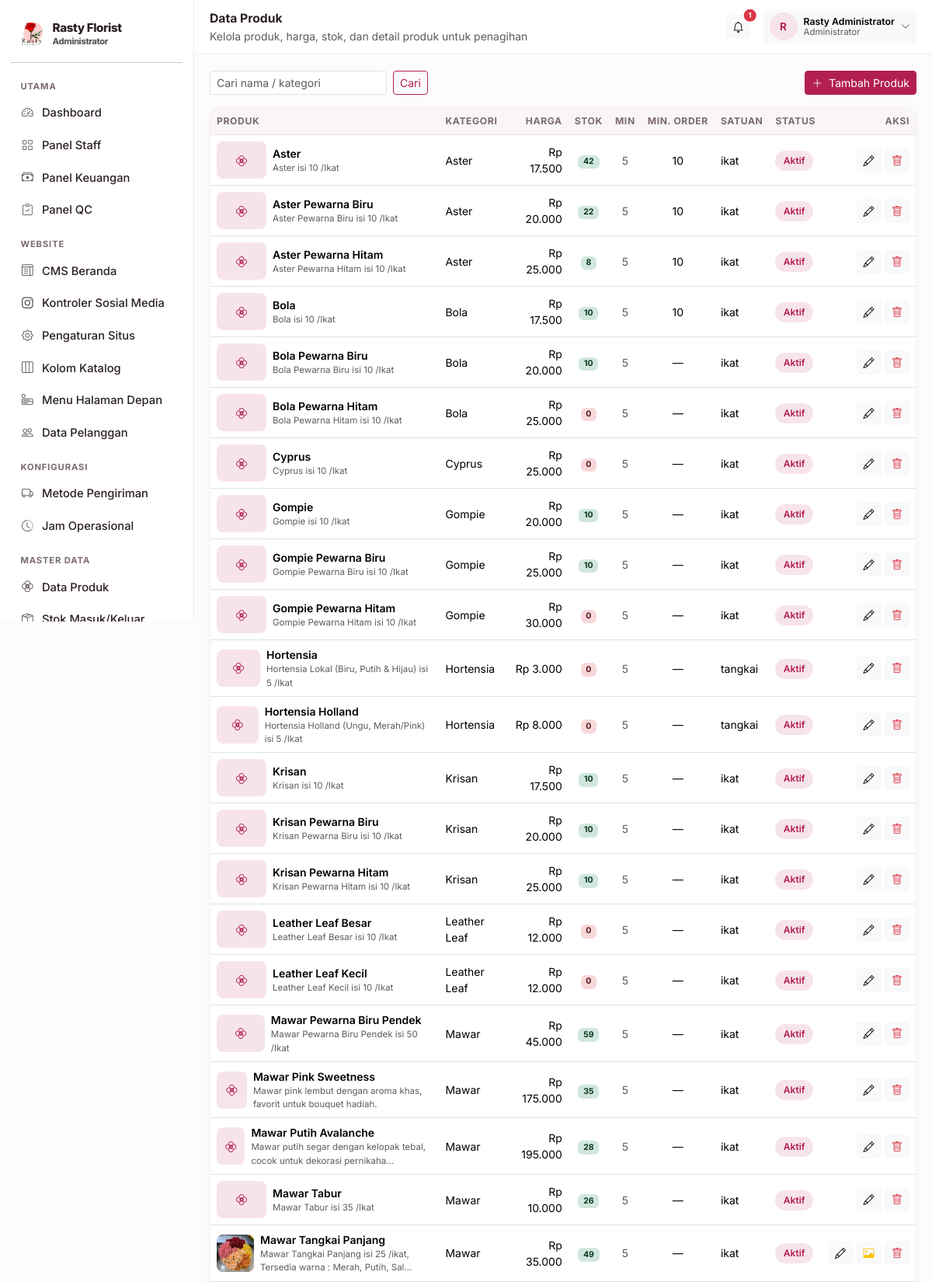
The app's page /keuangan/produk (signed in, upper part) with its own data.
### tables this page shows
CREATE TABLE settings (
    key TEXT PRIMARY KEY,
    value TEXT
);

CREATE TABLE users (
    id INTEGER PRIMARY KEY AUTOINCREMENT,
    username TEXT UNIQUE NOT NULL,
    password_hash TEXT NOT NULL,
    nama TEXT NOT NULL,
    role TEXT NOT NULL,
    telepon TEXT DEFAULT '',
    email TEXT DEFAULT '',
    alamat TEXT DEFAULT '',
    aktif INTEGER NOT NULL DEFAULT 1,
    created_at TEXT NOT NULL
);

CREATE TABLE products (
    id INTEGER PRIMARY KEY AUTOINCREMENT,
    nama TEXT NOT NULL,
    deskripsi TEXT DEFAULT '',
    kategori TEXT DEFAULT 'Bunga Potong',
    harga INTEGER NOT NULL DEFAULT 0,
    stok INTEGER NOT NULL DEFAULT 0,
    stok_minimum INTEGER DEFAULT 5,
    satuan TEXT DEFAULT 'ikat',
    gambar TEXT DEFAULT '',
    aktif INTEGER NOT NULL DEFAULT 1,
    created_at TEXT NOT NULL
, min_order INTEGER NOT NULL DEFAULT 0, deskripsi_panjang TEXT DEFAULT '', rekomendasi TEXT DEFAULT '', ketentuan TEXT DEFAULT '');

### blueprints/finance.py (the view, shortened to what this page needs)
@bp.route("/produk", methods=["GET", "POST"])
@helpers.feature_required("produk")
def products():
    q = request.args.get("q", "").strip()
    sql = "SELECT * FROM products WHERE 1=1"
    args = []
    if q:
        sql += " AND (nama LIKE ? OR kategori LIKE ?)"
        args += ["%" + q + "%"] * 2
    sql += " ORDER BY nama"
    return render_template("finance/products.html", rows=database.query(sql, args), q=q)

### blueprints/finance.py (called while the page is built)
@bp.before_request
@helpers.role_required("staff_keuangan", "administrator")
def guard():
    pass

### db.py (called while the page is built)
def invoice_logo_px(settings=None):
    ukuran = (settings or all_settings()).get("invoice_logo_ukuran", "sedang")
    for kunci, _label, px in INVOICE_LOGO_UKURAN:
        if kunci == ukuran:
            return px
    return 64

def katalog_dari(settings):
    return {key: settings.get(key, "1") == "1" for key, _label, _ket in KATALOG_SEKSI}

def pengiriman_metode(settings=None):
    data = settings or all_settings()
    aktif = [label for key, label, _ket in PENGIRIMAN_METODE
             if data.get(key, "1") == "1"]
    return aktif or [PENGIRIMAN_METODE[1][1]]

def jam_harian(settings=None):
    data = settings or all_settings()
    hasil = {}
    for key, _label in HARI:
        buka, tutup = JAM_BAWAAN[key]
        hasil[key] = (data.get("jam_buka_" + key, buka), data.get("jam_tutup_" + key, tutup))
    return hasil

def jam_dari(settings):
    return {key: (settings.get("jam_buka_" + key, JAM_BAWAAN[key][0]),
                  settings.get("jam_tutup_" + key, JAM_BAWAAN[key][1]))
            for key, _label in HARI}

def _jam_teks(nilai):
    return nilai.replace(":", ".")

def jam_daftar(settings=None):
    data = settings or all_settings()
    jam = jam_dari(data)
    rows = []
    for key, label in HARI:
        buka, tutup = jam[key]
        rows.append({
            "key": key,
            "label": label,
            "buka": buka,
            "tutup": tutup,
            "tutup_hari": buka == tutup or not buka or not tutup,
            "teks": "%s – %s WIB" % (_jam_teks(buka), _jam_teks(tutup)),
        })
    return rows

def jam_ringkas(settings=None):
    rows = jam_daftar(settings)
    grup = []
    for row in rows:
        nilai = "Tutup" if row["tutup_hari"] else row["teks"]
        if grup and grup[-1][1] == nilai:
            grup[-1][2] = row["label"]
        else:
            grup.append([row["label"], nilai, row["label"]])
    hasil = []
    for awal, nilai, akhir in grup:
        label = awal if awal == akhir else "%s – %s" % (awal, akhir)
        hasil.append((label, nilai))
    return hasil

def sameday_hari(settings=None):
    data = settings or all_settings()
    try:
        daftar = json.loads(data.get("sameday_hari", "[]"))
    except (TypeError, ValueError):
        daftar = []
    kunci = [key for key, _label in HARI]
    return [k for k in daftar if k in kunci]

### templates/finance/products.html (shortened to what this page needs)
{% extends "panel_base.html" %}
{% block heading %}Data Produk{% endblock %}
{% block subheading %}Kelola produk, harga, stok, dan detail produk untuk penagihan{% endblock %}
{% block content %}
<div class="d-flex flex-wrap gap-2 justify-content-between mb-3">
  <form class="d-flex gap-2" method="get">
    <input name="q" class="form-control form-control-sm" placeholder="Cari nama / kategori" value="{{ q }}">
    <button class="btn btn-sm btn-outline-rf">Cari</button>
  </form>
  <button class="btn btn-primary btn-sm" onclick="openProduct()">
    <i class="bi bi-plus-lg me-1"></i> Tambah Produk
  </button>
</div>
<div class="rf-card p-0 overflow-hidden">
  <div class="table-responsive">
    <table class="table table-rf align-middle mb-0">
      <thead><tr><th>Produk</th><th>Kategori</th><th class="text-end">Harga</th>
        <th class="text-center">Stok</th><th class="text-center">Min</th><th class="text-center">Min. Order</th>
        <th>Satuan</th><th>Status</th><th class="text-end">Aksi</th></tr></thead>
      <tbody>
        {% for p in rows %}
        <tr>
          <td class="small fw-semibold">
            <div class="d-flex align-items-center gap-2">
              {% if p.gambar %}
                <img src="{{ url_for('static', filename='uploads/' ~ p.gambar) }}" class="rf-thumb" alt="">
              {% else %}
                <div class="rf-thumb d-flex align-items-center justify-content-center text-rf"><i class="bi bi-flower2"></i></div>
              {% endif %}
              <div>
                <div class="fw-semibold">{{ p.nama }}</div>
                <div class="text-muted fw-normal" style="font-size:.72rem">{{ p.deskripsi[:70] }}{% if p.deskripsi|length > 70 %}...{% endif %}</div>
              </div>
            </div>
          </td>
          <td class="small">{{ p.kategori }}</td>
          <td class="text-end small">{{ rupiah(p.harga) }}</td>
          <td class="text-center small">
            <span class="badge {{ 'bg-danger-subtle text-danger-emphasis' if p.stok <= p.stok_minimum else 'bg-success-subtle text-success-emphasis' }}">{{ p.stok }}</span>
          </td>
          <td class="text-center small text-muted">{{ p.stok_minimum }}</td>
          <td class="text-center small">{{ p.min_order or '—' }}</td>
          <td class="small">{{ p.satuan }}</td>
          <td><span class="rf-chip {{ 'gray' if not p.aktif }}">{{ 'Aktif' if p.aktif else 'Nonaktif' }}</span></td>
          <td class="text-end text-nowrap">
            <button class="btn btn-sm btn-light" onclick='openProduct({{ p|tojson }})' title="Ubah"><i class="bi bi-pencil"></i></button>
            {% if p.gambar %}
            <form method="post" action="{{ url_for('finance.product_photo_delete', pid=p.id) }}" class="d-inline"
                  onsubmit="return confirm('Hapus foto produk {{ p.nama }}?')">
              <button class="btn btn-sm btn-light text-warning" title="Hapus foto"><i class="bi bi-image"></i></button>
            </form>
            {% endif %}
            <form method="post" action="{{ url_for('finance.product_delete', pid=p.id) }}" class="d-inline"
                  onsubmit="return confirm('Hapus produk {{ p.nama }}?')">
              <button class="btn btn-sm btn-light text-danger" title="Hapus"><i class="bi bi-trash"></i></button>
            </form>
          </td>
        </tr>
        {% else %}
        <tr><td colspan="9"><div class="rf-empty">Belum ada produk.</div></td></tr>
        {% endfor %}
      </tbody>
    </table>
  </div>
</div>
{% endblock %}

### templates/panel_base.html (shortened to what this page needs)
<!doctype html>
<html lang="id">
<head>
  <link href="https://cdn.jsdelivr.net/npm/bootstrap@5.3.3/dist/css/bootstrap.min.css" rel="stylesheet">
  <link href="https://cdn.jsdelivr.net/npm/bootstrap-icons@1.11.3/font/bootstrap-icons.min.css" rel="stylesheet">
</head>
<body>
<div class="rf-shell">
  <aside class="rf-sidebar" id="rfSidebar">
    <a href="{{ panel_url }}" class="d-flex align-items-center gap-2 rf-brand px-2 py-2 mb-2">
      {% if settings.logo %}
        <img src="{{ url_for('static', filename='uploads/' + settings.logo) }}" alt="Logo">
      {% else %}
        <span class="rf-brand-mark">R</span>
      {% endif %}
      <div>
        <div style="font-size:.95rem;line-height:1.1">{{ settings.nama_toko }}</div>
        <div class="small text-muted" style="font-size:.7rem">{{ ROLE_LABEL.get(current_user.role, '') }}</div>
      </div>
    </a>
    <hr class="my-2">
    <ul class="nav flex-column">
      {% for grup, item_menu in menu %}
        {% set visible = item_menu | selectattr('2', 'in', features_aktif) | list %}
        {% if visible %}
          <li class="rf-sidebar-head">{{ grup }}</li>
          {% for label, endpoint, fitur, ikon in visible %}
          <li class="nav-item">
            <a class="nav-link {% if request.endpoint == endpoint %}active{% endif %}" href="{{ url_for(endpoint) }}">
              <span class="rf-ico"><i class="bi bi-{{ ikon }}"></i></span>
              <span>{{ label }}</span>
            </a>
          </li>
          {% endfor %}
        {% endif %}
      {% endfor %}
    </ul>
  </aside>
  <div class="rf-main">
    <div class="rf-topbar">
      <div class="flex-grow-1">
        <div class="fw-bold" style="font-size:.98rem">{% block heading %}Panel{% endblock %}</div>
        <div class="small text-muted">{% block subheading %}{% endblock %}</div>
      </div>
      <a href="{{ notif_url or url_for('public.index') }}" class="btn btn-sm btn-light position-relative">
        <i class="bi bi-bell"></i>
        {% if unread %}<span class="position-absolute top-0 start-100 translate-middle badge rounded-pill bg-danger" style="font-size:.6rem">{{ unread }}</span>{% endif %}
      </a>
      <div class="dropdown">
        <button class="btn btn-sm btn-light d-flex align-items-center gap-2 border-0" type="button"
                data-bs-toggle="dropdown" data-bs-display="static" aria-expanded="false">
          <span class="rf-avatar">{{ current_user.nama[:1]|upper }}</span>
          <span class="d-none d-md-block small text-start" style="line-height:1.1">
            <span class="fw-semibold d-block">{{ current_user.nama }}</span>
            <span class="text-muted d-block" style="font-size:.72rem">{{ ROLE_LABEL.get(current_user.role, '') }}</span>
          </span>
          <i class="bi bi-chevron-down small text-muted"></i>
        </button>
      </div>
    </div>
    <div class="rf-content">
      {% block content %}{% endblock %}
    </div>
  </div>
</div>
</body>
</html>

### records on screen
settings: value (picture)
settings: nama_toko "Rasty Florist"
users: get "Administrator", nama "R", nama "Rasty Administrator"
products: nama "Aster", deskripsi "Aster isi 10 /Ikat", kategori "Aster", harga "Rp 17.500", stok "42", stok_minimum "5", min_order "10", satuan "ikat", aktif "Aktif"
products: nama "Aster Pewarna Biru", deskripsi "Aster Pewarna Biru isi 10 /Ikat", kategori "Aster", harga "Rp 20.000", stok "22", stok_minimum "5", min_order "10", satuan "ikat", aktif "Aktif"
products: nama "Aster Pewarna Hitam", deskripsi "Aster Pewarna Hitam isi 10 /Ikat", kategori "Aster", harga "Rp 25.000", stok "8", stok_minimum "5", min_order "10", satuan "ikat", aktif "Aktif"
products: nama "Bola", deskripsi "Bola isi 10 /Ikat", kategori "Bola", harga "Rp 17.500", stok "10", stok_minimum "5", min_order "10", satuan "ikat", aktif "Aktif"
products: nama "Bola Pewarna Biru", deskripsi "Bola Pewarna Biru isi 10 /Ikat", kategori "Bola", harga "Rp 20.000", stok "10", stok_minimum "5", min_order "—", satuan "ikat", aktif "Aktif"
products: nama "Bola Pewarna Hitam", deskripsi "Bola Pewarna Hitam isi 10 /Ikat", kategori "Bola", harga "Rp 25.000", stok "0", stok_minimum "5", min_order "—", satuan "ikat", aktif "Aktif"
products: nama "Cyprus", deskripsi "Cyprus isi 10 /Ikat", kategori "Cyprus", harga "Rp 25.000", stok "0", stok_minimum "5", min_order "—", satuan "ikat", aktif "Aktif"
products: nama "Gompie", deskripsi "Gompie isi 10 /Ikat", kategori "Gompie", harga "Rp 20.000", stok "10", stok_minimum "5", min_order "—", satuan "ikat", aktif "Aktif"
products: nama "Gompie Pewarna Biru", deskripsi "Gompie Pewarna Biru isi 10 /Ikat", kategori "Gompie", harga "Rp 25.000", stok "10", stok_minimum "5", min_order "—", satuan "ikat", aktif "Aktif"
products: nama "Gompie Pewarna Hitam", deskripsi "Gompie Pewarna Hitam isi 10 /Ikat", kategori "Gompie", harga "Rp 30.000", stok "0", stok_minimum "5", min_order "—", satuan "ikat", aktif "Aktif"
products: nama "Hortensia", deskripsi "Hortensia Lokal (Biru, Putih & Hijau) isi 5 /Ikat", kategori "Hortensia", harga "Rp 3.000", stok "0", stok_minimum "5", min_order "—", satuan "tangkai", aktif "Aktif"
products: nama "Hortensia Holland", deskripsi "Hortensia Holland (Ungu, Merah/Pink) isi 5 /Ikat", kategori "Hortensia", harga "Rp 8.000", stok "0", stok_minimum "5", min_order "—", satuan "tangkai", aktif "Aktif"
products: nama "Krisan", deskripsi "Krisan isi 10 /Ikat", kategori "Krisan", harga "Rp 17.500", stok "10", stok_minimum "5", min_order "—", satuan "ikat", aktif "Aktif"
products: nama "Krisan Pewarna Biru", deskripsi "Krisan Pewarna Biru isi 10 /Ikat", kategori "Krisan", harga "Rp 20.000", stok "10", stok_minimum "5", min_order "—", satuan "ikat", aktif "Aktif"
products: nama "Krisan Pewarna Hitam", deskripsi "Krisan Pewarna Hitam isi 10 /Ikat", kategori "Krisan", harga "Rp 25.000", stok "10", stok_minimum "5", min_order "—", satuan "ikat", aktif "Aktif"
products: nama "Leather Leaf Besar", deskripsi "Leather Leaf Besar isi 10 /Ikat", kategori "Leather Leaf", harga "Rp 12.000", stok "0", stok_minimum "5", min_order "—", satuan "ikat", aktif "Aktif"
products: nama "Leather Leaf Kecil", deskripsi "Leather Leaf Kecil isi 10 /Ikat", kategori "Leather Leaf", harga "Rp 12.000", stok "0", stok_minimum "5", min_order "—", satuan "ikat", aktif "Aktif"
products: nama "Mawar Pewarna Biru Pendek", deskripsi "Mawar Pewarna Biru Pendek isi 50 /Ikat", kategori "Mawar", harga "Rp 45.000", stok "59", stok_minimum "5", min_order "—", satuan "ikat", aktif "Aktif"
products: nama "Mawar Pink Sweetness", deskripsi "Mawar pink lembut dengan aroma khas, favorit untuk bouquet hadiah.", kategori "Mawar", harga "Rp 175.000", stok "35", stok_minimum "5", min_order "—", satuan "ikat", aktif "Aktif"
products: nama "Mawar Putih Avalanche", deskripsi "Mawar putih segar dengan kelopak tebal, cocok untuk dekorasi pernikaha", kategori "Mawar", harga "Rp 195.000", stok "28", stok_minimum "5", min_order "—", satuan "ikat", aktif "Aktif"
products: nama "Mawar Tabur", deskripsi "Mawar Tabur isi 35 /Ikat", kategori "Mawar", harga "Rp 10.000", stok "26", stok_minimum "5", min_order "—", satuan "ikat", aktif "Aktif"
products: gambar (picture), nama "Mawar Tangkai Panjang", deskripsi "Mawar Tangkai Panjang isi 25 /ikat, Tersedia warna : Merah, Putih, Sal", kategori "Mawar", harga "Rp 35.000", stok "49", stok_minimum "5", min_order "—", satuan "ikat", aktif "Aktif"

### other values on screen
{{ grup }} "UTAMA" "WEBSITE" "KONFIGURASI" "MASTER DATA"
{{ label }} "Dashboard" "Panel Staff" "Panel Keuangan" "Panel QC" "CMS Beranda" "Kontroler Sosial Media" "Pengaturan Situs" "Kolom Katalog" "Menu Halaman Depan" "Data Pelanggan" "Metode Pengiriman" "Jam Operasional" "Data Produk"
{{ unread }} "1"
